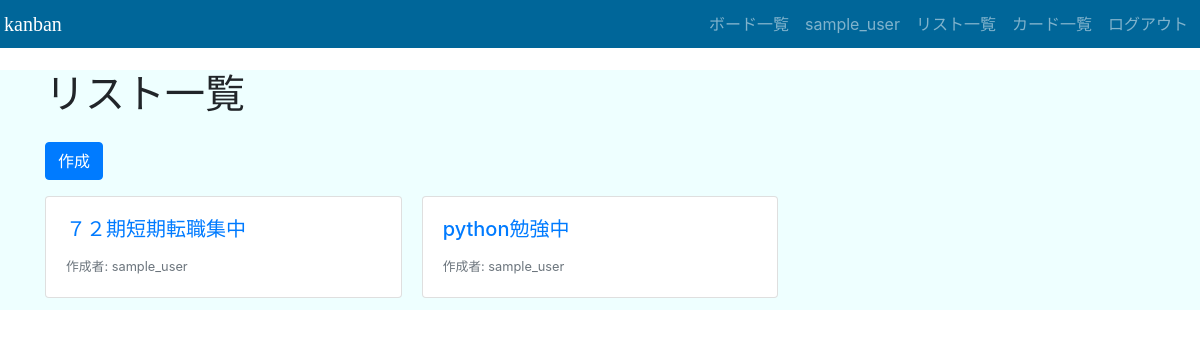
The app's page /kanban/lists/ (signed in), older data.
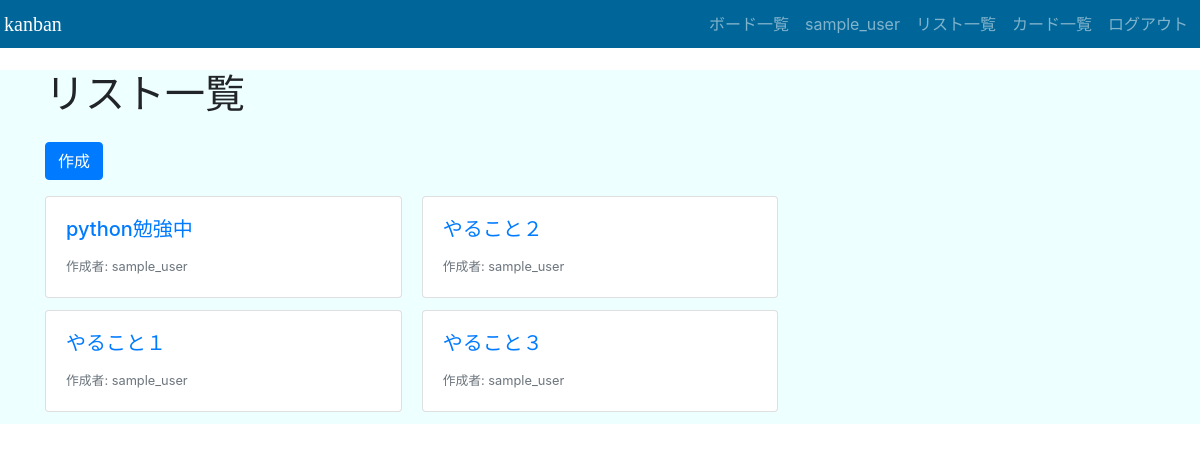
The same page, newer data.
### kanban/models.py (models this page shows, shortened)
class List(models.Model):
    title = models.CharField(max_length=200)
    user = models.ForeignKey(User, on_delete=models.CASCADE)

### kanban/views.py (the view)
# urls.py: path("lists/", views.ListListView.as_view(), name="lists_list"),
class ListListView(LoginRequiredMixin, ListView):
    model = List
    template_name = "kanban/lists/list.html"

### kanban/templates/kanban/lists/list.html
{% extends "kanban/base.html" %}
{% block content %}
<div class="container">
  <h1>リスト一覧</h1>
  <a class="btn btn-primary my-3" href="{% url 'kanban:lists_create' %}" role="button">作成</a>
  <div class="card-columns">
    {% for list in list_list %}
    <a href="{% url 'kanban:lists_detail' list.pk %}" class="card">
      <div class="card-body">
        <h5 class="card-title">{{ list.title }}</h5>
        <footer>
          <small class="text-muted">作成者: {{ list.user.username }}</small>
        </footer>
      </div>
    </a>
    {% endfor %}
  </div>
</div>
{% endblock %}

Row changes from the older to the newer data that the page shows:
removed List: title "７２期短期転職集中", user.username "sample_user"
added List: title "やること１", user.username "sample_user"
added List: title "やること２", user.username "sample_user"
added List: title "やること３", user.username "sample_user"
